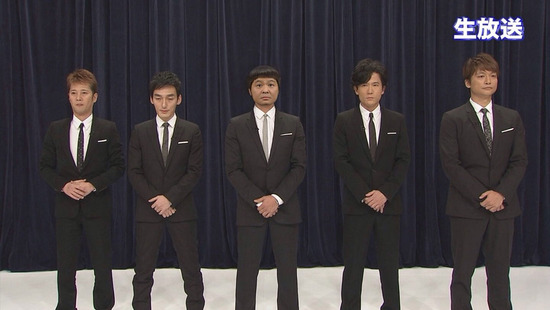
#> input picture e6af7755-s.jpg, 550 x 310 px
$ python test.py
#> lines starting #> are read from the running program, lines starting #| are printed output that depends on the picture
# coding:UTF=8

# from PIL import Image
import numpy,math
import pdb,sys,time,cv2
#import tkinter
#import pyautogui


class Mouse():
	def __init__(self):
		self.x_hold=0
		self.y_hold=0
		self.hold=False
		self.buf=numpy.zeros((21,20,3),numpy.uint8)
	# [56 lines left out: function mouse_event, not called in this run]

img=cv2.imread("e6af7755-s.jpg",1)
#> img is the input picture: shape (310, 550, 3); mean B, G, R 64.3, 60.7, 65.4
cv2.namedWindow("img",cv2.WINDOW_NORMAL)

mouse_t=Mouse()

canvas_height=img.shape[0]+200
#> canvas_height = 510
canvas_width=img.shape[1]+200
#> canvas_width = 750
print(canvas_height,canvas_width)
#| 510 750

white_canvas_array=numpy.full((canvas_height,canvas_width,3),255,numpy.uint8)

#周りを白埋め
for i in range(0,img.shape[0],1):
	for j in range(0,img.shape[1],1):
		white_canvas_array[i+100][j+100]=img[i][j]
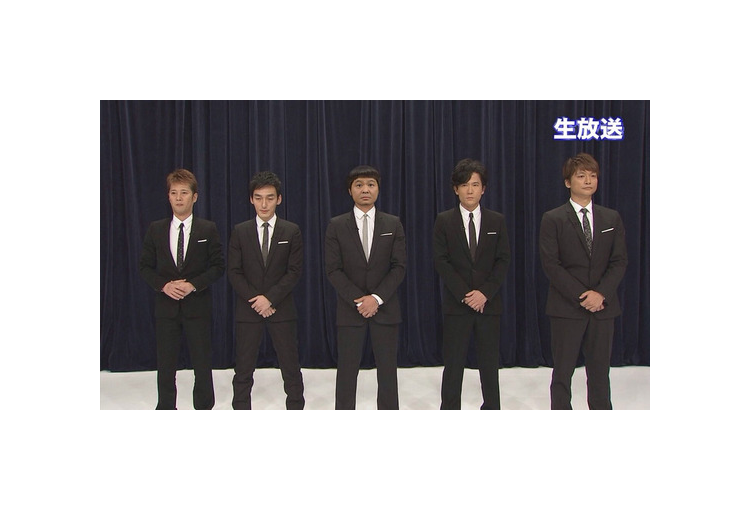
#> white_canvas_array: shape (510, 750, 3); mean B, G, R 170, 168.4, 170.5

cv2.setMouseCallback("img",mouse_t.mouse_event)

#'q'が押されたら終了
while(True):
	cv2.imshow("img",white_canvas_array)
	if cv2.waitKey(1) & 0xff==ord("q"):
#> (key q is pressed here)
		break
cv2.destroyAllWindows()
